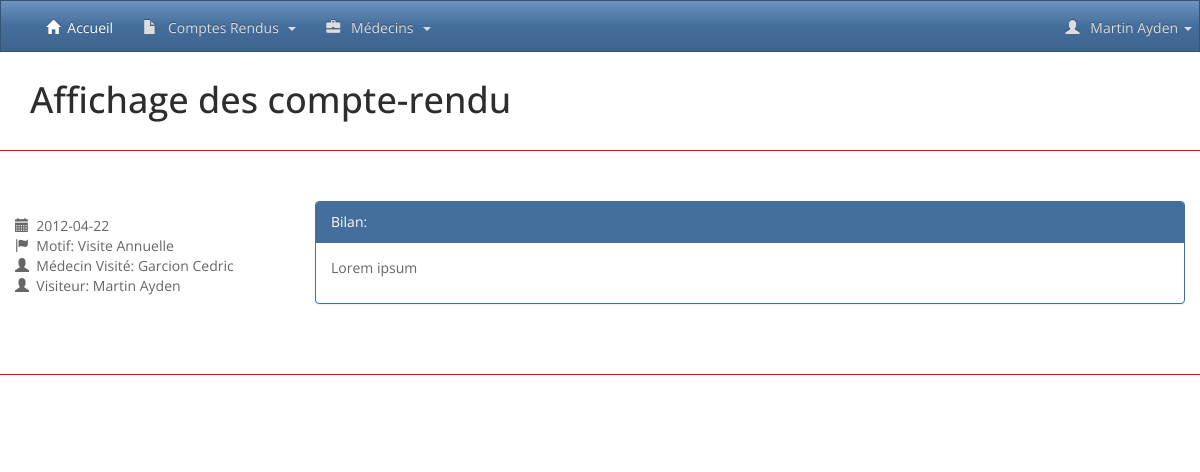
Screenshot of /afficher_compte_rendu.php?id=1 (signed in) with the database file from the repository.
### tables this page shows
CREATE TABLE IF NOT EXISTS `rapport` (
  `ID` int(32) NOT NULL AUTO_INCREMENT,
  `ID_REDIGER` int(32) NOT NULL,
  `ID_CONCERNE` int(32) NOT NULL,
  `DATERAPPORT` date NOT NULL,
  `MOTIF` int(255) DEFAULT NULL,
  `BILAN` varchar(255) DEFAULT NULL,
  PRIMARY KEY (`ID`),
  KEY `FK_RAPPORT_MEDECIN` (`ID_CONCERNE`),
  KEY `FK_RAPPORT_VISITEUR` (`ID_REDIGER`),
  KEY `FK_RAPPORT_MOTIF` (`MOTIF`)
);

CREATE TABLE IF NOT EXISTS `motif` (
  `id` int(11) NOT NULL AUTO_INCREMENT,
  `libelle` varchar(255) DEFAULT NULL,
  PRIMARY KEY (`id`)
);

CREATE TABLE IF NOT EXISTS `medecin` (
  `ID` int(11) NOT NULL AUTO_INCREMENT,
  `ID_POSSEDE` int(11) NOT NULL,
  `NOM` varchar(255) DEFAULT NULL,
  `PRENOM` varchar(255) DEFAULT NULL,
  `ADRESSE` varchar(255) DEFAULT NULL,
  `VILLE_MEDECIN` varchar(255) NOT NULL,
  `CP_MEDECIN` int(5) NOT NULL,
  `TEL` varchar(32) DEFAULT NULL,
  `DEPARTEMENT` int(2) DEFAULT NULL,
  PRIMARY KEY (`ID`),
  KEY `FK_MEDECIN_SPECIALITE` (`ID_POSSEDE`)
);

CREATE TABLE IF NOT EXISTS `visiteur` (
  `ID` int(32) NOT NULL AUTO_INCREMENT,
  `NOM` varchar(255) DEFAULT NULL,
  `PRENOM` varchar(255) DEFAULT NULL,
  `LOGIN` varchar(255) NOT NULL,
  `PASSWORD` varchar(255) NOT NULL,
  `ADRESSE` varchar(255) DEFAULT NULL,
  `VILLE` varchar(255) DEFAULT NULL,
  `CP` int(11) NOT NULL,
  `MAIL` varchar(255) NOT NULL,
  `DATEEMBAUCHE` date NOT NULL,
  PRIMARY KEY (`ID`)
);

### afficher_compte_rendu.php (the view, shortened to what this page needs)
<?php
  include("lib/function.php");
if (isset($_GET['page']) && is_numeric($_GET['page'])){
      $query="SELECT ID FROM RAPPORT LIMIT 0,1";
      $result=$bdd->query($query);
      if($result->rowCount()==0){
        setFlash("danger","Il n'y a pas de compte-rendu enregistré, vous avez été redirigé en page d'accueil.");
            header('Location: '.WEBROOT);
            die();
      }
      $page = $_GET['page'];
      $nbParPage = 2;
      $limit = ($page-1) * $nbParPage;
      if (isset($_GET['q'])) {
          $search= substr_replace($_GET['q'], '%', 0, 0);
          $search .= '%';
          $search = $bdd->quote($search);
          $query =
              "SELECT r.ID, r.DATERAPPORT, r.BILAN, mo.libelle as motif, m.NOM as nomRedige, v.NOM as nomVisite, m.PRENOM as prenomRedige, v.PRENOM as prenomVisite FROM rapport r
                INNER JOIN medecin m ON m.ID = r.ID_REDIGER
                INNER JOIN visiteur v ON v.ID = r.ID_CONCERNE
                INNER JOIN motif mo ON mo.ID = r.MOTIF
                WHERE r.BILAN LIKE ".$search." ORDER BY r.DATERAPPORT DESC LIMIT $limit, $nbParPage";
          $result=$bdd->query($query);
          $rapport = $result->fetchAll();
          if($result->rowCount()<1){
            if ($page==1) {
            setFlash("warning","Aucun résultats ne correspond à votre recherche.");
            header('Location: '.WEBROOT.'afficher_compte_rendu.php?page=1');
            die();
            }
            setFlash("info","Il n'y a plus de compte-rendu ensuite pour votre recherche, vous avez été redirigé en première page.");
            header('Location: '.WEBROOT.'afficher_compte_rendu.php?page=1&q='.$_GET['q']);
            die();
          }
          $title = "<small>Rechercher: '".$_GET['q']."'</small>";
        }
        else{
            $query =
            "SELECT r.DATERAPPORT, r.BILAN, mo.libelle as motif, m.NOM as nomRedige, v.NOM as nomVisite, m.PRENOM as prenomRedige, v.PRENOM as prenomVisite
              FROM rapport r
              INNER JOIN medecin m ON m.ID = r.ID_REDIGER
              INNER JOIN visiteur v ON v.ID = r.ID_CONCERNE
              INNER JOIN motif mo ON mo.ID = r.MOTIF
              ORDER BY r.DATERAPPORT DESC LIMIT $limit, $nbParPage";
            $result = $bdd->query($query);
            $rapport = $result->fetchAll();
          if($result->rowCount()<1){
            setFlash("info","Il n'y a plus de compte-rendu ensuite, vous avez été redirigé en première page.");
            header('Location: '.WEBROOT.'afficher_compte_rendu.php?page=1');
            die();
          }
        }
}
elseif (isset($_GET['id']) && is_numeric($_GET['id'])) {
      $IdRapport = $bdd->quote($_GET['id']);
      $query =
      "SELECT r.ID, r.DATERAPPORT, r.BILAN, mo.libelle as motif, m.NOM as nomRedige, v.NOM as nomVisite, m.PRENOM as prenomRedige, v.PRENOM as prenomVisite FROM rapport r
        INNER JOIN medecin m ON m.ID = r.ID_REDIGER
        INNER JOIN visiteur v ON v.ID = r.ID_CONCERNE
        INNER JOIN motif mo ON mo.ID = r.MOTIF
         WHERE r.ID=".$IdRapport;
      $result=$bdd->query($query);
      $rapport = $result->fetchAll();
}
else{
      setFlash("danger","L'id saisi est incorrect");
       header('Location: '.WEBROOT);
       die();
}
  include("partials/header.php");
  include("partials/navbar.php");
?>
<div class="container">
  <h1>
  Affichage des compte-rendu
  </h1>
  <div class="row">
      <?php foreach($rapport as $CompteRendu):?>
          <article class="compte-rendu-list row">
            <div class="col-xs-12 col-sm-12 col-md-3">
              <ul class="meta-search">
                <li><i class="glyphicon glyphicon-calendar"></i> <span>&nbsp;<?= $CompteRendu['DATERAPPORT'];?></span></li>
                <li><i class="glyphicon glyphicon-flag" ></i> <span>&nbsp;Motif: <?= $CompteRendu['motif'];?></span></li>
                <li><i class="glyphicon glyphicon-user" ></i> <span>&nbsp;Médecin Visité: <?= $CompteRendu['nomRedige'].' '.$CompteRendu['prenomRedige'];?></span></li>
                <li><i class="glyphicon glyphicon-user" ></i> <span>&nbsp;Visiteur: <?= $CompteRendu['nomVisite'].' '.$CompteRendu['prenomVisite'];?></span></li>
              </ul>
            </div>
            <div class="col-xs-12 col-sm-12 col-md-9">
            <div class="panel panel-primary">
              <div class="panel-heading">Bilan:</div>
                <div class="panel-body">
                  <p><?= $CompteRendu['BILAN'];?></p>
                </div>
              </div>
            </div>
          </article>
      <?php endforeach; ?>
  </div>
</div>
<?php include("partials/footer.php");?>

### assets/css/custom.css (style rules this page uses)
.compte-rendu-list:first-child { border-top:solid #FF0000; border-top-width:thin; padding-top: 50px; margin-top: 20px; }
.compte-rendu-list { border-bottom:solid #ff0000; border-bottom-width:thin; padding-bottom: 50px; margin-bottom: 70px; }
.compte-rendu-list ul { margin-top: 15px; padding-left: 0 !important; list-style: none; }

### rows the page displays
rapport: DATERAPPORT "2012-04-22", MOTIF.libelle "Visite Annuelle", ID_CONCERNE.NOM "Garcion", ID_CONCERNE.PRENOM "Cedric", ID_REDIGER.NOM "Martin", ID_REDIGER.PRENOM "Ayden", BILAN "Lorem ipsum"

### other values shown
$_SESSION["nom"] "Martin"
$_SESSION["prenom"] "Ayden"
